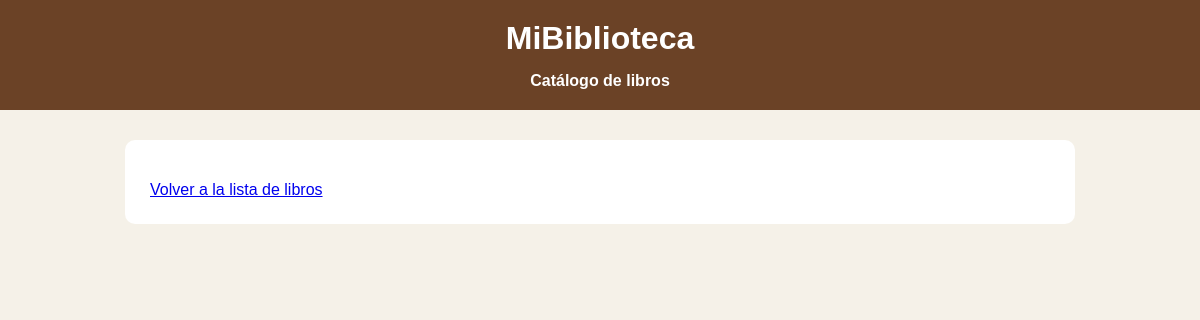
The app's page /participaciones, older data.
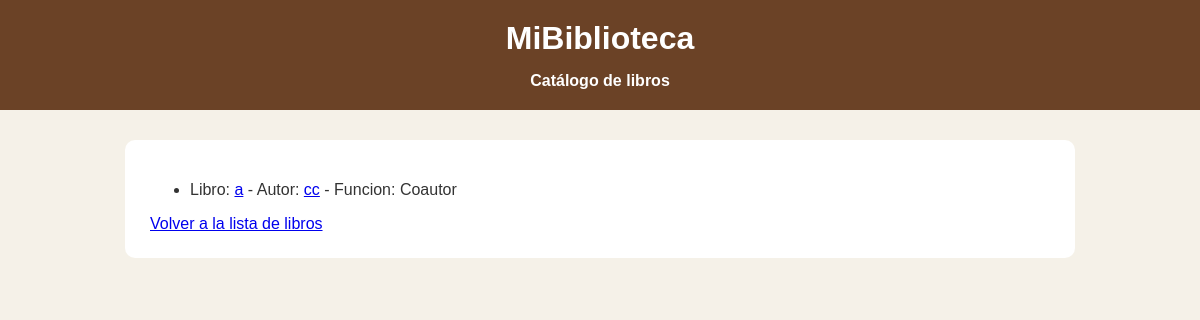
The same page, newer data.
### catalogo/models.py (models this page shows, shortened)
class Participacion(models.Model):
     class Funcion(models.TextChoices):
          PRINCIPAL="PRI","Autor principal"
          COAUTOR="COA", "Coautor"
          COLABORADOR="COL","Colaborador"
     libro=models.ForeignKey(Libro, on_delete=models.CASCADE, related_name="participaciones")
     autor=models.ForeignKey(Autor, on_delete=models.CASCADE, related_name="participaciones")
     funcion=models.CharField(max_length=3, choices=Funcion.choices, default=Funcion.COAUTOR)

class Libro(models.Model):
    class Genero(models.TextChoices):
            TEATRO = 'Teatro', 'Teatro'
            ENSAYO = 'Ensayo', 'Ensayo'
            COMIC  = 'Cómic', 'Cómic'
            POESIA = 'Poesía', 'Poesía'
            NOVELA ='Novela', 'Novela'
    class Dificultad(models.TextChoices):
            BASICA = 'Básica', 'Básica'
            INTERMEDIA = 'Intermedia', 'Intermedia'
            AVANZADA = 'Avanzada', 'Avanzada'
    titulo = models.CharField(max_length=200)
    isbn = models.CharField(max_length=13, unique=True)
    sinopsis = models.TextField(blank=True, null=True)
    fecha_publicacion = models.DateField()
    paginas = models.PositiveIntegerField()
    precio = models.DecimalField(max_digits=8, decimal_places=2)
    genero = models.CharField(max_length=20, choices=Genero.choices, default=Genero.NOVELA)
    dificultad = models.CharField(max_length=20, choices=Dificultad.choices, default=Dificultad.BASICA)
    disponible = models.BooleanField(default=True)
    editorial=models.ForeignKey("Editorial", on_delete=models.PROTECT, related_name="libros",null=True, blank=True)
    autores=models.ManyToManyField("Autor",related_name="libros",blank=True)

class Autor(models.Model):
    nombre = models.CharField(max_length=100)
    apellidos = models.CharField(max_length=150)
    fecha_nacimiento = models.DateField(blank=True, null=True)
    nacionalidad = models.CharField(max_length=50, blank=True, null=True)
    biografia = models.TextField(blank=True, null=True)

### catalogo/views.py (the view)
# urls.py: path('participaciones',views.participaciones,name="participaciones"),
def participaciones(request):
    participaciones=Participacion.objects.select_related("libro","autor")
    return render(request, "catalogo/participaciones.html",{'participaciones':participaciones})

### catalogo/templates/catalogo/participaciones.html (shortened to what this page needs)
        {% extends 'catalogo/base.html' %}
        {% load static %}
        {% block contenido %}
        <ul>
                {% for participacion in participaciones %}
                <li>Libro: <a href="{% url 'detalle_libro' pk=participacion.libro.pk %}">{{participacion.libro.titulo}}</a> - Autor: <a href="{% url 'autor' pk=participacion.autor.pk %}">{{participacion.autor.apellidos}}</a> - Funcion: {{participacion.get_funcion_display}}</li>
                {% endfor %}
        </ul>
        <a href="{% url 'lista_libros' %}">Volver a la lista de libros</a>
        {% endblock %}

### catalogo/templates/catalogo/base.html (shortened to what this page needs)
{% load static %}
<!DOCTYPE html>
<html lang="es">
    <head>
        <link rel="stylesheet" href="{% static 'css/catalogo.css' %}">
    </head>
    <body>
        <header>
            <h1>MiBiblioteca</h1>
            <nav>
                <a href="{% url 'lista_libros' %}">Catálogo de libros</a>
            </nav>
        </header>
        <main>
        {% block contenido %}
        {% endblock %}
        </main>
    </body>
</html>

### catalogo/static/css/catalogo.css (style rules this page uses)
body { font-family: Arial, sans-serif; background-color: #f5f1e8; color: #333; margin: 0; padding: 0; }
header { background-color: #6b4226; color: white; padding: 20px; text-align: center; }
header h1 { margin: 0; }
nav { margin-top: 15px; }
nav a { color: white; text-decoration: none; font-weight: bold; }
main { width: 80%; max-width: 900px; margin: 30px auto; background-color: white; padding: 25px; border-radius: 10px; }

Row changes from the older to the newer data that the page shows:
added Participacion: libro.titulo "a", autor.apellidos "cc", funcion "Coautor"
